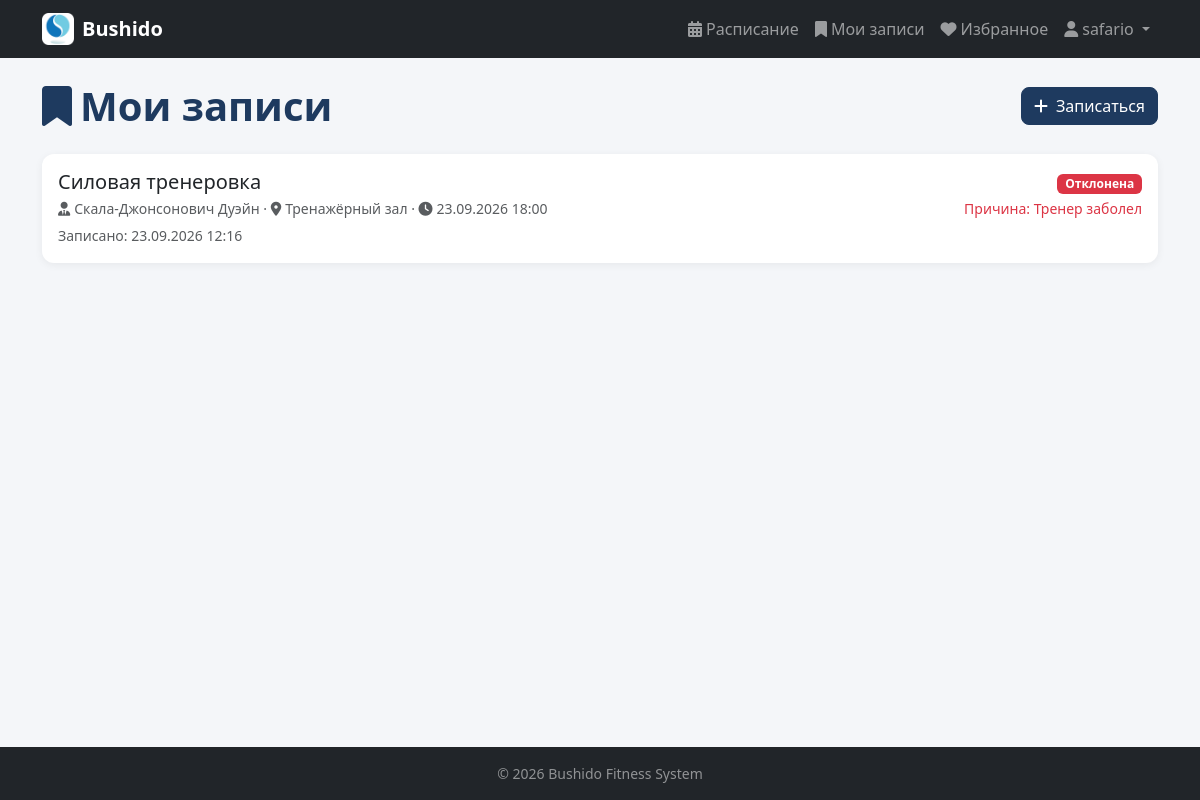
/bookings/ (signed in), run on the app's committed database.
### main/models.py (models this page shows, shortened)
class Booking(models.Model):
    STATUS_CHOICES = [
        ('pending', 'На модерации'),
        ('approved', 'Одобрена'),
        ('rejected', 'Отклонена'),
    ]
    user = models.ForeignKey(User, on_delete=models.CASCADE, verbose_name='Пользователь')
    session = models.ForeignKey(Session, on_delete=models.CASCADE, verbose_name='Сессия')
    created_at = models.DateTimeField(auto_now_add=True, verbose_name='Создано')
    status = models.CharField(max_length=20, choices=STATUS_CHOICES, default='pending', verbose_name='Статус')
    moderation_reason = models.TextField(blank=True, verbose_name='Комментарий модератора')
    moderated_at = models.DateTimeField(blank=True, null=True, verbose_name='Дата модерации')
    is_deleted = models.BooleanField(default=False, verbose_name='Удалено')
    deleted_at = models.DateTimeField(blank=True, null=True, verbose_name='Дата удаления')
    objects = ActiveManager()
    all_objects = models.Manager()
    class Meta:
        verbose_name = 'Запись'
        verbose_name_plural = 'Записи'
        ordering = ['-created_at']

class Session(models.Model):
    trainer = models.ForeignKey(Trainer, on_delete=models.CASCADE, verbose_name='Тренер')
    zone = models.ForeignKey(Zone, on_delete=models.CASCADE, verbose_name='Зона')
    title = models.CharField(max_length=100, verbose_name='Название')
    date = models.DateTimeField(verbose_name='Дата и время')
    max_participants = models.PositiveIntegerField(verbose_name='Максимум участников')
    description = models.TextField(blank=True, verbose_name='Описание')
    is_deleted = models.BooleanField(default=False, verbose_name='Удалено')
    deleted_at = models.DateTimeField(blank=True, null=True, verbose_name='Дата удаления')
    objects = ActiveManager()
    all_objects = models.Manager()
    class Meta:
        verbose_name = 'Сессия'
        verbose_name_plural = 'Сессии'
        ordering = ['-date']

class Trainer(models.Model):
    first_name = models.CharField(max_length=50, verbose_name='Имя')
    last_name = models.CharField(max_length=50, verbose_name='Фамилия')
    specialization = models.CharField(max_length=100, verbose_name='Специализация')
    photo = models.ImageField(upload_to='trainers/', blank=True, null=True, verbose_name='Фото')
    description = models.TextField(blank=True, verbose_name='Описание')
    is_deleted = models.BooleanField(default=False, verbose_name='Удалено')
    deleted_at = models.DateTimeField(blank=True, null=True, verbose_name='Дата удаления')
    objects = ActiveManager()
    all_objects = models.Manager()
    class Meta:
        verbose_name = 'Тренер'
        verbose_name_plural = 'Тренеры'
    def __str__(self):
        return f"{self.last_name} {self.first_name}"

class Zone(models.Model):
    name = models.CharField(max_length=100, verbose_name='Название')
    capacity = models.PositiveIntegerField(verbose_name='Вместимость')
    description = models.TextField(blank=True, verbose_name='Описание')
    is_deleted = models.BooleanField(default=False, verbose_name='Удалено')
    deleted_at = models.DateTimeField(blank=True, null=True, verbose_name='Дата удаления')
    objects = ActiveManager()
    all_objects = models.Manager()
    class Meta:
        verbose_name = 'Зона'
        verbose_name_plural = 'Зоны'

### main/views.py (the view)
# urls.py: path('bookings/', views.booking_list, name='booking_list'),
@login_required
def booking_list(request):
    bookings = Booking.objects.filter(user=request.user).select_related('session', 'session__trainer')
    return render(request, 'main/booking_list.html', {'bookings': bookings})

### main/models.py (called while the page is built)
    def get_queryset(self):
        return super().get_queryset().filter(is_deleted=False)

### main/templates/main/booking_list.html (shortened to what this page needs)
{% extends 'base.html' %}
{% block content %}
<div class="d-flex justify-content-between align-items-center mb-4">
    <h1 class="page-title mb-0"><i class="fas fa-bookmark me-2"></i>Мои записи</h1>
    <a href="{% url 'session_list' %}" class="btn btn-primary">
        <i class="fas fa-plus me-2"></i>Записаться
    </a>
</div>
{% for b in bookings %}
    <div class="card mb-3 {% if b.status == 'rejected' %}border-danger{% elif b.status == 'pending' %}border-warning{% endif %}">
        <div class="card-body">
            <div class="d-flex justify-content-between align-items-start">
                <div>
                    <h5 class="mb-1">{{ b.session.title }}</h5>
                    <p class="text-muted small mb-1">
                        <i class="fas fa-user-tie me-1"></i>{{ b.session.trainer }} ·
                        <i class="fas fa-map-marker-alt me-1"></i>{{ b.session.zone.name }} ·
                        <i class="fas fa-clock me-1"></i>{{ b.session.date|date:"d.m.Y H:i" }}
                    </p>
                    <small class="text-muted">Записано: {{ b.created_at|date:"d.m.Y H:i" }}</small>
                </div>
                <div class="text-end">
                    {% if b.status == 'approved' %}
                        <span class="badge bg-success">Одобрена</span>
                    {% elif b.status == 'pending' %}
                        <span class="badge bg-warning text-dark">На модерации</span>
                    {% elif b.status == 'rejected' %}
                        <span class="badge bg-danger">Отклонена</span>
                        {% if b.moderation_reason %}
                            <p class="small text-danger mt-1 mb-0">Причина: {{ b.moderation_reason }}</p>
                        {% endif %}
                    {% endif %}
                </div>
            </div>
        </div>
    </div>
{% empty %}
    <div class="empty-state">
        <i class="fas fa-bookmark"></i>
        <p>У вас пока нет записей</p>
        <a href="{% url 'session_list' %}" class="btn btn-primary">Перейти к расписанию</a>
    </div>
{% endfor %}
{% endblock %}

### templates/base.html (shortened to what this page needs)
{% load static %}
<!DOCTYPE html>
<html lang="ru">
<head>
    <link href="https://cdn.jsdelivr.net/npm/bootstrap@5.3.3/dist/css/bootstrap.min.css" rel="stylesheet">
    <link rel="stylesheet" href="https://cdnjs.cloudflare.com/ajax/libs/font-awesome/6.5.1/css/all.min.css">
    <link rel="stylesheet" href="{% static 'css/style.css' %}">
</head>
<body class="d-flex flex-column min-vh-100">
<nav class="navbar navbar-expand-lg navbar-dark bg-dark">
    <div class="container">
        <a class="navbar-brand fw-bold d-flex align-items-center" href="{% url 'home' %}">
            <img src="{% static 'img/bushido-logo.png' %}"
                 alt="Bushido"
                 style="height: 32px; width: auto;"
                 class="me-2">
            Bushido
        </a>
        <div class="collapse navbar-collapse" id="navbarMain">
            <ul class="navbar-nav ms-auto">
                {% if user.is_authenticated %}
                    <li class="nav-item"><a class="nav-link" href="{% url 'session_list' %}"><i class="fas fa-calendar-alt me-1"></i>Расписание</a></li>
                    <li class="nav-item"><a class="nav-link" href="{% url 'booking_list' %}"><i class="fas fa-bookmark me-1"></i>Мои записи</a></li>
                    <li class="nav-item"><a class="nav-link" href="{% url 'favorite_list' %}"><i class="fas fa-heart me-1"></i>Избранное</a></li>
                    <li class="nav-item dropdown">
                        <a class="nav-link dropdown-toggle" href="#" data-bs-toggle="dropdown">
                            <i class="fas fa-user me-1"></i>{{ user.username }}
                        </a>
                    </li>
                {% else %}
                    <li class="nav-item"><a class="nav-link" href="{% url 'login' %}">Войти</a></li>
                    <li class="nav-item"><a class="nav-link" href="{% url 'register' %}">Регистрация</a></li>
                {% endif %}
            </ul>
        </div>
    </div>
</nav>
<main class="flex-grow-1 py-4">
    <div class="container">
        {% block content %}{% endblock %}
    </div>
</main>
<footer class="bg-dark text-white-50 py-3 mt-auto">
    <div class="container text-center small">
        © 2026 Bushido Fitness System
    </div>
</footer>
</body>
</html>

### static/css/style.css (style rules this page uses)
body { background-color: #f4f6f9; font-family: system-ui, -apple-system, "Segoe UI", Roboto, sans-serif; }
.card { border: none; border-radius: 12px; box-shadow: 0 2px 8px rgba(0, 0, 0, 0.06); transition: transform 0.15s ease, box-shadow 0.15s ease; }
.btn { border-radius: 8px; }
.btn-primary { background-color: #1e3a5f; border-color: #1e3a5f; }
.page-title { font-weight: 700; color: #1e3a5f; margin-bottom: 1.5rem; }

### data on the page
Booking: session "Силовая тренеровка", session.trainer "Скала-Джонсонович Дуэйн", session.zone.name "Тренажёрный зал", session "23.09.2026 18:00", created_at "23.09.2026 12:16", moderation_reason "Тренер заболел"

### other printed values
{{ user.username }} "safario"
